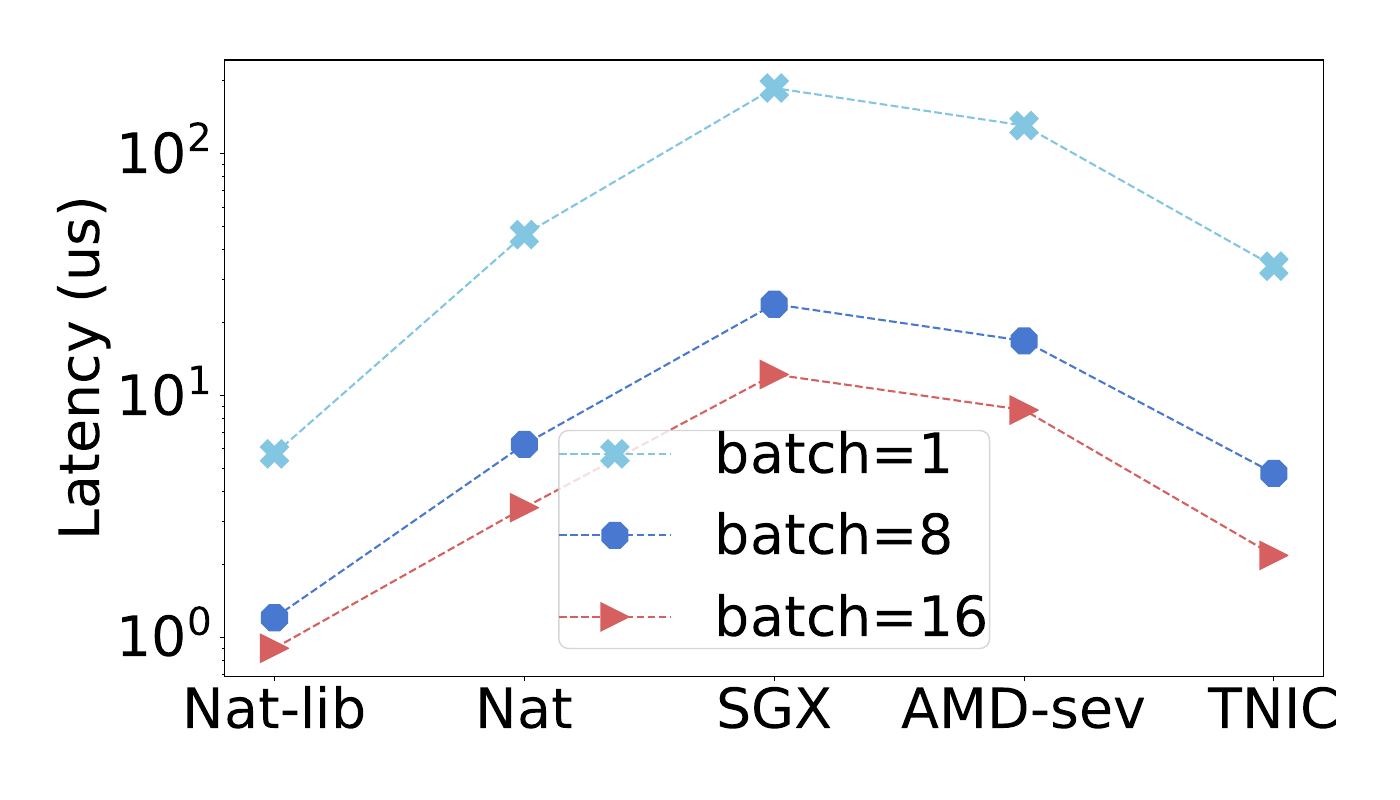

Generate this figure with Python:
from os import read
import numpy as np
import matplotlib.pyplot as plt
import math
import sys
import csv
import seaborn as sns
# Import statistics Library
import statistics

plt.rcParams['hatch.linewidth'] = 2.5
palette = sns.color_palette("muted")


plt.rcParams["figure.figsize"] = (14, 8)
plt.rcParams.update({'font.size': 40})


x = ['Nat-lib', 'Nat', 'SGX', 'AMD-sev', 'TNIC']

x_axis = np.arange(len(x))
latency_batch_1 = [
        5.72190181,
46.1731345,
186.346,
130.32,
34.1685759
]

latency_batch_8 = [
1.202523915,
6.26416845,
23.7862561,
16.7879468,
4.7561
]

latency_batch_16 = [
0.899298785,
3.4295752,
12.18833715,
8.6865661,
2.17640115
]

fig, ax1 = plt.subplots()

ax1.plot(x_axis, latency_batch_1, linestyle='--', color=palette[9], marker="X", markersize=20, label="batch=1")
ax1.plot(x_axis, latency_batch_8, linestyle='--', color=palette[0], marker="8", markersize=20, label="batch=8")
ax1.plot(x_axis, latency_batch_16, linestyle='--', color=palette[3], marker=">", markersize=20, label="batch=16")

plt.yscale('log')
#ax1.set_title('Latency (us)')
#ax1.set_xlabel('packet size (B')
ax1.set_ylabel('Latency (us)')
ax1.set_xticks(x_axis)
ax1.set_xticklabels(x)
plt.tight_layout()
#plt.legend(loc='best', bbox_to_anchor=(0.55, 0.7, 0.4, 0.4), ncol=3, borderpad=0.01, columnspacing=0.05)
#plt.legend(loc='best', bbox_to_anchor=(0.87, 0.55), ncol=2, borderpad=0.01, columnspacing=0.05)
plt.legend(loc='best', ncol=1, borderpad=0.01, columnspacing=0.05)
#plt.legend(loc='best', bbox_to_anchor=(0.55, 0.2), ncol=1, borderpad=0.01, columnspacing=0.05)
plt.savefig('bft_pb_lat.pdf',dpi=400)
